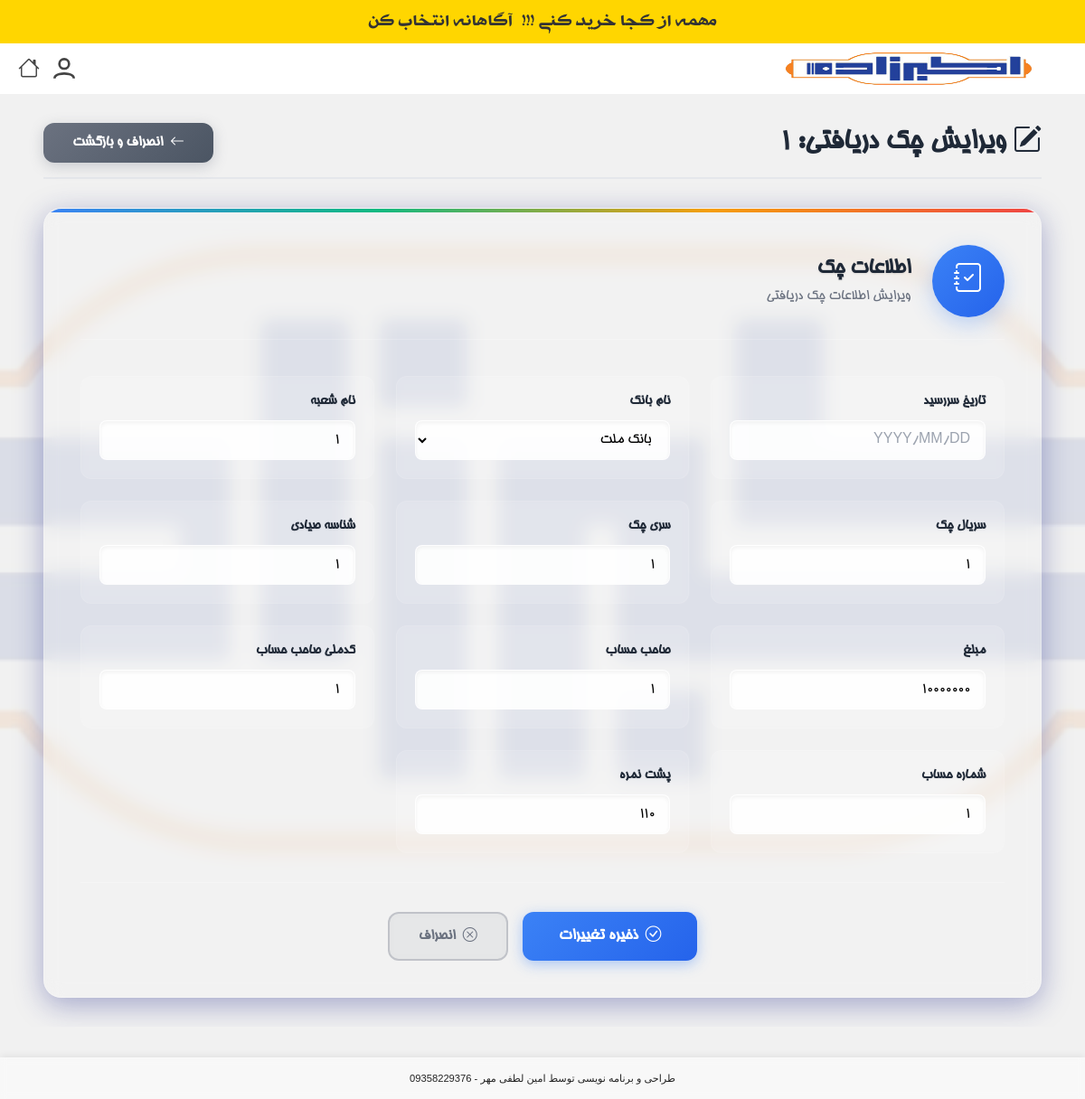
Before: /accounting/received-cheques/1/edit/ (signed in) with the older database file.
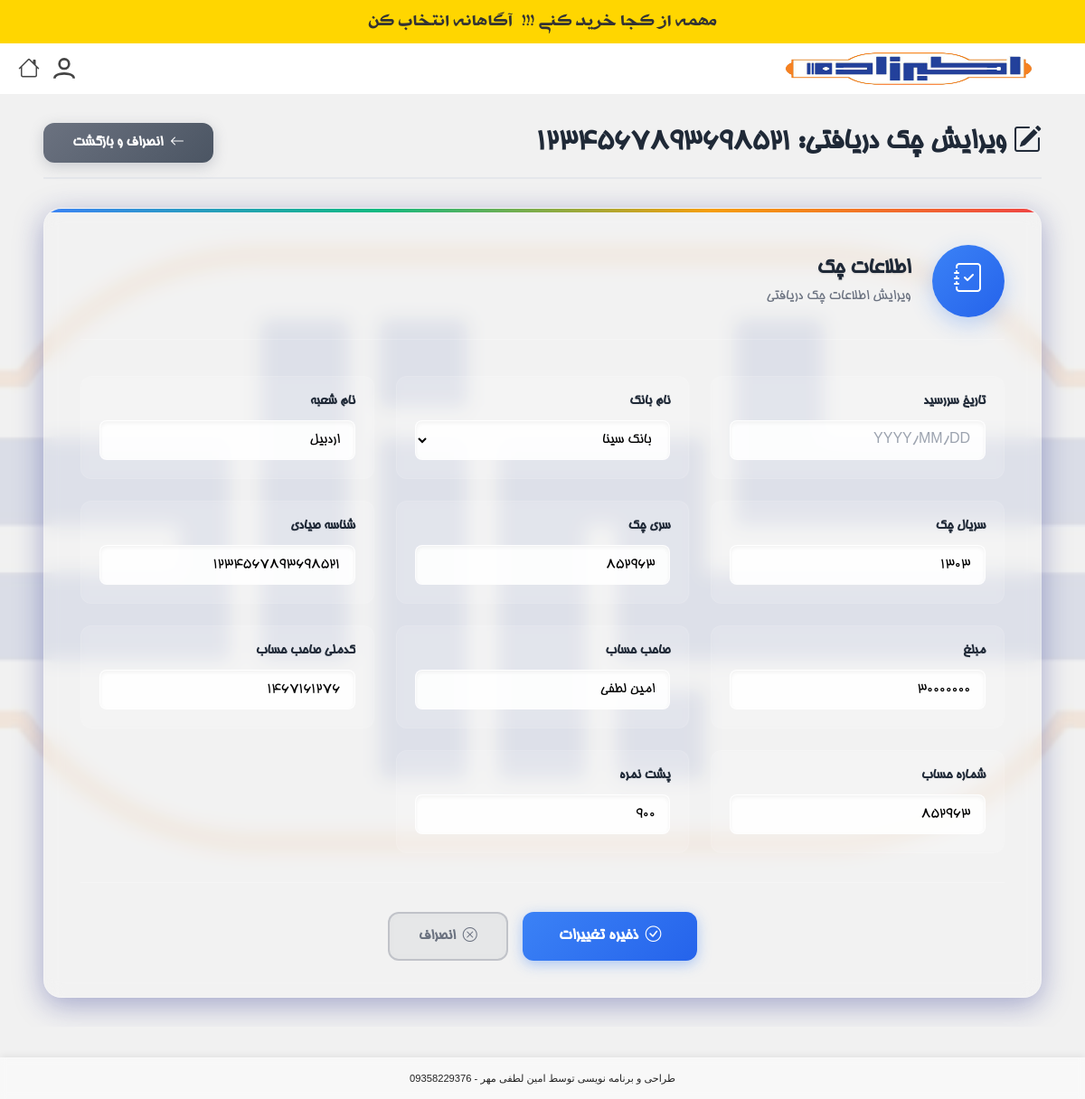
After: the same page with the newer database file.
### products/models.py (models this page shows, shortened)
class ReceivedCheque(models.Model):
    financial_operation = models.ForeignKey('FinancialOperation', on_delete=models.CASCADE, related_name='received_cheques', null=True, blank=True, verbose_name="عملیات مالی")
    customer = models.ForeignKey(Customer, on_delete=models.CASCADE, related_name='received_cheques', verbose_name="مشتری")
    endorsement = models.CharField(max_length=255, blank=True, null=True, verbose_name="پشت نمره")
    due_date = models.DateField(verbose_name="تاریخ سررسید")
    bank_name = models.CharField(max_length=100, verbose_name="نام بانک")
    branch_name = models.CharField(max_length=100, blank=True, null=True, verbose_name="نام شعبه")
    series = models.CharField(max_length=50, blank=True, null=True, verbose_name="سری چک")
    serial = models.CharField(max_length=50, blank=True, null=True, verbose_name="سریال چک")
    sayadi_id = models.CharField(max_length=16, unique=True, verbose_name="شناسه صیادی")
    amount = models.DecimalField(max_digits=15, decimal_places=0, verbose_name="مبلغ")
    owner_name = models.CharField(max_length=255, verbose_name="صاحب حساب")
    national_id = models.CharField(max_length=10, blank=True, null=True, verbose_name="کدملی صاحب حساب")
    account_number = models.CharField(max_length=50, verbose_name="شماره حساب")
    STATUS_CHOICES = [
        ('RECEIVED', 'دریافت شده'),
        ('DEPOSITED', 'واگذار به بانک'),
        ('CLEARED', 'وصول شده'),
        ('MANUALLY_CLEARED', 'وصول به صورت دستی'),
        ('SPENT', 'خرج شده'),
        ('BOUNCED', 'برگشت خورده'),
        ('RETURNED', 'مسترد شده'),
    ]
    status = models.CharField(max_length=20, choices=STATUS_CHOICES, default='RECEIVED', verbose_name="وضعیت")
    recipient_name = models.CharField(max_length=255, blank=True, null=True, verbose_name="نام دریافت‌کننده (در صورت خرج چک)")
    created_at = models.DateTimeField(auto_now_add=True, verbose_name="تاریخ ایجاد")
    updated_at = models.DateTimeField(auto_now=True, verbose_name="تاریخ بروزرسانی")
    created_by = models.ForeignKey(User, on_delete=models.SET_NULL, null=True, related_name='created_received_cheques', verbose_name="ایجاد کننده")
    class Meta:
        verbose_name = "چک دریافتی"
        verbose_name_plural = "چک‌های دریافتی"
        ordering = ['-due_date']

### products/views.py (the view)
# urls.py: path('accounting/received-cheques/<int:cheque_id>/edit/', views.received_cheque_edit_view, name='received_cheque_edit'),
@login_required
@group_required('حسابداری')
@transaction.atomic
def received_cheque_edit_view(request, cheque_id):
    cheque = get_object_or_404(ReceivedCheque, id=cheque_id)
    if request.method == 'POST':
        form = ReceivedChequeEditForm(request.POST, instance=cheque)
        if form.is_valid():
            updated_cheque = form.save()
            if updated_cheque.financial_operation:
                operation = updated_cheque.financial_operation
                new_total_amount = operation.received_cheques.aggregate(
                    total=Sum('amount')
                )['total'] or 0
                if operation.amount != new_total_amount:
                    operation.amount = new_total_amount
                    operation.save(update_fields=['amount'])
            messages.success(request, f'چک {cheque.sayadi_id} با موفقیت ویرایش شد و سوابق مالی به‌روز گردید.')
            return redirect('products:received_cheque_detail', cheque_id=cheque.id)
    else:
        form = ReceivedChequeEditForm(instance=cheque)
    return render(request, 'products/received_cheque_edit.html', {
        'form': form,
        'cheque': cheque
    })

### products/context_processors.py (called while the page is built)
def recent_orders_processor(request):
    recent_orders_count = 0
    if request.user.is_authenticated:
        recent_orders_count = Order.objects.filter(customer__created_by=request.user).order_by('-created_at')[:5].count()
    return {'recent_orders_count': recent_orders_count}

def notifications_processor(request):
    if request.user.is_authenticated and request.user.groups.filter(name='مدیر').exists():
        unread_notifications = Notification.objects.filter(target_user=request.user, read=False).order_by('-created_at')
        return {'unread_notifications': unread_notifications}
    return {'unread_notifications': []}

### products/views.py (called while the page is built)
def group_required(group_name):
    def decorator(view_func):
        @wraps(view_func)
        def _wrapped_view(request, *args, **kwargs):
            if request.user.groups.filter(name=group_name).exists():
                return view_func(request, *args, **kwargs)
            else:
                messages.error(request, "You do not have permission to access this page.")
                return redirect('products:login')
        return _wrapped_view
    return decorator

### products/templates/products/received_cheque_edit.html (shortened to what this page needs)
{% extends "products/base.html" %}
{% load custom_filters %}
{% block content %}
<div class="cheque-edit-container">
    <div class="dashboard-header">
        <h1><i class="bi bi-pencil-square"></i> ویرایش چک دریافتی: {{ cheque.sayadi_id }}</h1>
        <div class="header-actions">
            <a href="{% url 'products:received_cheque_detail' cheque_id=cheque.id %}" class="btn btn-secondary">
                <i class="bi bi-arrow-left"></i> انصراف و بازگشت
            </a>
        </div>
    </div>
    <div class="edit-form-card glass-card">
        <div class="form-header">
            <div class="form-icon">
                <i class="bi bi-journal-check"></i>
            </div>
            <div class="form-title">
                <h2>اطلاعات چک</h2>
                <p>ویرایش اطلاعات چک دریافتی</p>
            </div>
        </div>
        <form method="post" class="modern-form">
            <div class="form-grid">
                {% for field in form %}
                <div class="form-field glass-field">
                    <label for="{{ field.id_for_label }}" class="field-label">
                        {{ field.label }}
                    </label>
                    <div class="field-wrapper">
                        {{ field }}
                    </div>
                </div>
                {% endfor %}
            </div>
            <div class="form-actions">
                <button type="submit" class="btn btn-primary btn-save">
                    <i class="bi bi-check-circle"></i>
                    ذخیره تغییرات
                </button>
                <a href="{% url 'products:received_cheque_detail' cheque_id=cheque.id %}" class="btn btn-outline-secondary">
                    <i class="bi bi-x-circle"></i>
                    انصراف
                </a>
            </div>
        </form>
    </div>
</div>
{% endblock %}

Changed rows visible on the page:
changed ReceivedCheque: sayadi_id "1" → "1234567893698521"; bank_name "بانک ملت" → "بانک سینا"; branch_name "1" → "اردبیل"; serial "1" → "1303"; series "1" → "852963"; amount "10000000" → "30000000"; owner_name "1" → "امین لطفی"; national_id "1" → "1467161276"; account_number "1" → "852963"; endorsement "110" → "900"
